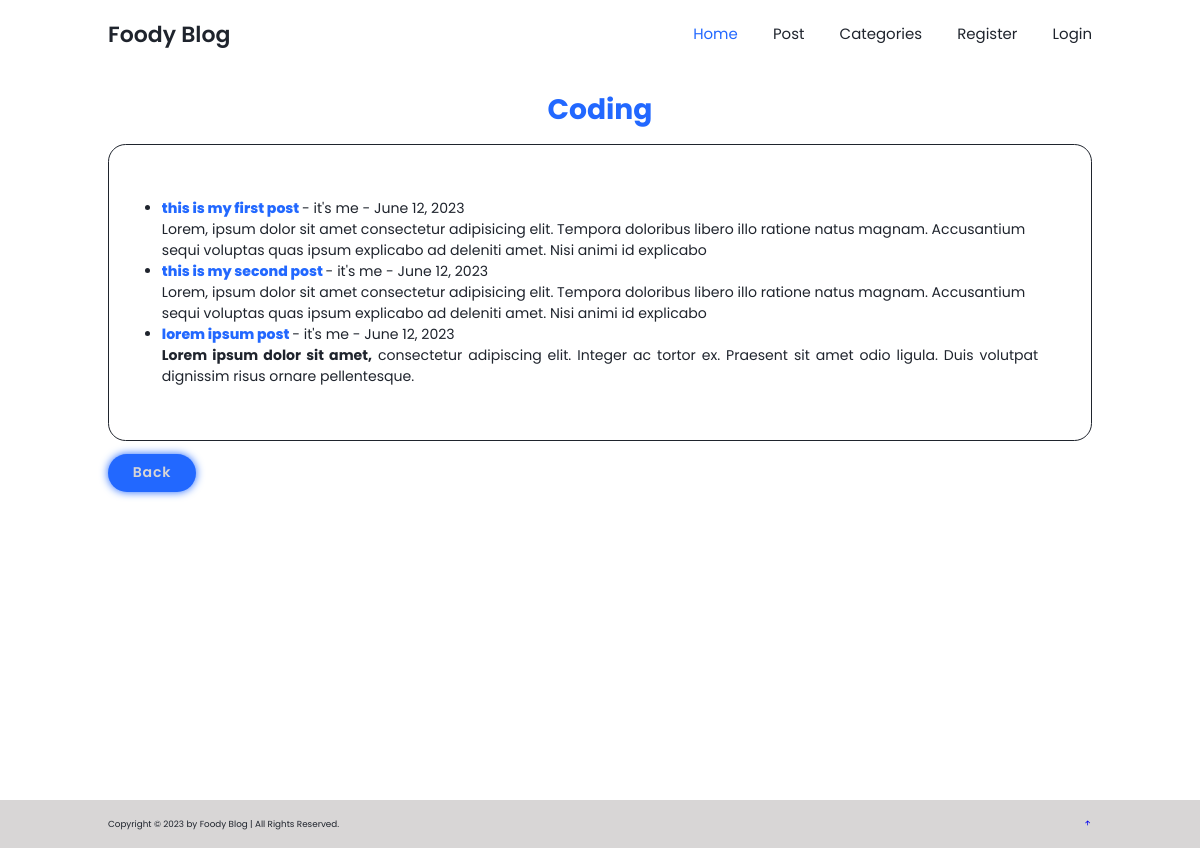
/category/coding/, run on the app's committed database.
### Blog_app/models.py (models this page shows, shortened)
class Post(models.Model):
    title = models.CharField(max_length=255)
    title_tag = models.CharField(max_length=255, default='Foody Blog')
    author = models.ForeignKey(User, on_delete=models.CASCADE)
    body = models.TextField()
    post_date = models.DateField(auto_now_add=True)
    category = models.CharField(max_length=255, default='Food')
    likes = models.ManyToManyField(User, related_name='blog_posts')

### Blog_app/views.py (the view)
# urls.py: path('category/<str:cats>/', CategoryView, name="category"),
def CategoryView(request, cats):
    category_posts = Post.objects.filter(category=cats)
    return render(request, 'categories.html', {'cats':cats.title(), 'category_posts': category_posts})

### Blog_app/templates/categories.html (shortened to what this page needs)
{% extends 'base.html' %}
{% load static %}
{% block content %}
<section class="Categories" id="Categories">
  <div class="post-content">
    {% if category_posts %}
      <h3>{{ cats }}</h3>
      <br>
      <ul>
        {% for post in category_posts %}
          <li>
            <a href="{% url 'article-detail' post.pk %}" style="color: var(--main-color); font-weight: 800;">
              {{ post.title }}
            </a>
            - {{ post.author.first_name }} {{ post.author.last_name }} - {{ post.post_date }}
            <br>
            {{ post.body|slice:":200"|safe }}
          </li>
        {% endfor %}
      </ul>
    {% else %}
      <h2>Sorry, this page does not exist...</h2>
    {% endif %}
  </div>
  <br>
  <a href="{% url 'home' %}" class="fs-2 btn btn-primary">Back</a>
</section>
{% endblock content %}

### Blog_app/static/css/blogg.css (style rules this page uses)
* { margin: 0; padding: 0; box-sizing: border-box; text-decoration: none; border: none; outline: none; scroll-behavior: smooth; font-family: 'poppins', sans-serif; }
:root { --bg-color: #fff; --second-bg-color: #d8d6d6; --text-color:#1f242d; --main-color: #2268ff; }
html { font-size: 62.5%; overflow-x: hidden; }
body { background: var(--bg-color); color: var(--text-color); }
section { min-height: 100vh; padding: 10rem 9% 2rem; }
.btn { display: inline-block; padding: 1rem 2.8rem; background: var(--main-color); border-radius: 4rem; box-shadow: 0 0 1rem var(--main-color); font-size: 1.6rem; color: var(--second-bg-color); letter-spacing: .1rem; font-weight: 600; transition: 2s ease; }
.post-content h3 { font-size: 3.2rem; font-weight: 700; color: var(--main-color); text-align: center; }
.post-content ul { border: .2rem solid var(--text-color); padding: 6rem; border-radius: 2rem; }
.post-content ul li { font-size: 1.6rem; }
@media (max-width: 1200px) { html { font-size: 55%; } }

### data on the page
Post: title "this is my first post", author.first_name "it's", author.last_name "me", post_date "June 12, 2023", body "Lorem, ipsum dolor sit amet consectetur adipisicing elit. Tempora doloribus libero illo ratione natus magnam. Accusantium sequi voluptas quas ipsum explicabo ad deleniti amet. Nisi animi id explicabo"
Post: title "this is my second post", author.first_name "it's", author.last_name "me", post_date "June 12, 2023", body "Lorem, ipsum dolor sit amet consectetur adipisicing elit. Tempora doloribus libero illo ratione natus magnam. Accusantium sequi voluptas quas ipsum explicabo ad deleniti amet. Nisi animi id explicabo"
Post: title "lorem ipsum post", author.first_name "it's", author.last_name "me", post_date "June 12, 2023", body "Lorem ipsum dolor sit amet, consectetur adipiscing elit. Integer ac tortor ex. Praesent sit amet odio ligula. Duis volutpat dignissim risus ornare pellentesque."

### other printed values
{{ cats }} "Coding"
